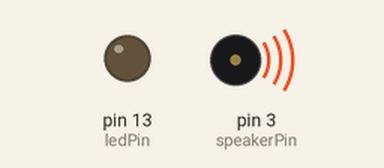
The sketch below on a simulated Arduino Nano, built with avr-gcc and run on an emulated ATmega328P. Parts: output pins drawn as LEDs (lit = HIGH), buzzer (waves = sounding).

Above: at 0.2 s.
At 9.6 s:
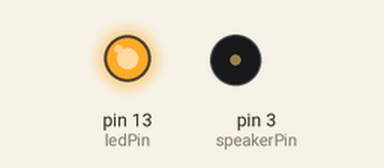
At 18.4 s:
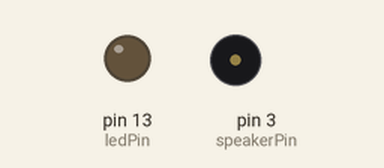
Timing chart, 0 to 24.1 s (numbered marks = the images above):
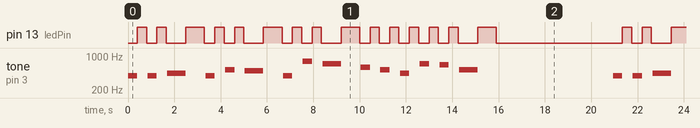

Measured:
- by itself, pin 13 (ledPin): moves between LOW and HIGH, repeating every 21.0 s
- by itself, tone on pin 3 (speakerPin): plays 392 Hz for 0.40 s, 392 Hz for 0.40 s, 440 Hz for 0.80 s, 392 Hz for 0.40 s, 523 Hz for 0.40 s, 494 Hz for 0.80 s … (95 notes in this stretch)

The sketch:

Nano.ino
```cpp
const int speakerPin = 3; // Digital pin D3 for the speaker
const int ledPin = 13;    // Built-in LED on Arduino Nano

// Define the notes and their corresponding frequencies
const int NOTE_G4 = 392;
const int NOTE_A4 = 440;
const int NOTE_B4 = 494;
const int NOTE_C5 = 523;
const int NOTE_D5 = 587;
const int NOTE_E5 = 659;
const int NOTE_F5 = 698;
const int NOTE_G5 = 784;

// Define the notes and their durations (in milliseconds) for "Happy Birthday"
int happyBirthdayNotes[] = {
  NOTE_G4, 400, NOTE_G4, 400, NOTE_A4, 800,
  NOTE_G4, 400, NOTE_C5, 400, NOTE_B4, 800,
  NOTE_G4, 400, NOTE_G5, 400, NOTE_F5, 800,
  NOTE_D5, 400, NOTE_C5, 400, NOTE_A4, 400, NOTE_F5, 400,
  NOTE_E5, 400, NOTE_C5, 800
};

void setup() {
  pinMode(speakerPin, OUTPUT);
  pinMode(ledPin, OUTPUT);
}

void playTone(int frequency, int duration) {
  tone(speakerPin, frequency, duration);
  delay(duration);
  noTone(speakerPin);
}

void loop() {
  // Play "Happy Birthday"
  for (int i = 0; i < sizeof(happyBirthdayNotes) / sizeof(happyBirthdayNotes[0]); i += 2) {
    int noteDuration = happyBirthdayNotes[i + 1];
    playTone(happyBirthdayNotes[i], noteDuration);
    digitalWrite(ledPin, HIGH); // Turn on the LED
    delay(noteDuration); // Delay for note duration
    digitalWrite(ledPin, LOW); // Turn off the LED
    delay(50); // Pause between notes
  }

  delay(5000); // Delay between repetitions (5 seconds)
}
```
